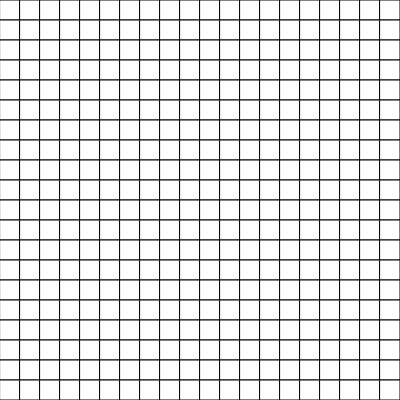
Frame 1 (no input)
Frame 60 (no input): identical to frame 1, image omitted
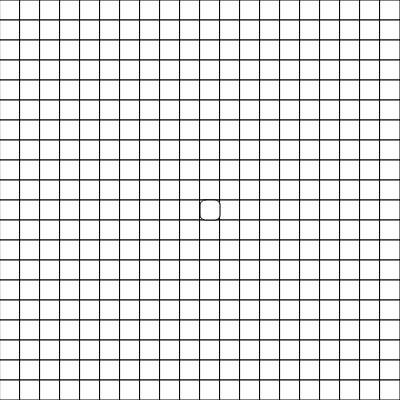
Frame 120 (the mouse pressed at the canvas centre since frame 60)

The p5.js sketch that drew these frames (run headless with seeded random() and noise() and a simulated clock; from frame 60 on, the mouse is pressed at the canvas centre):

// p5.js sketch
// ── sketch.js
const WIDTH = 400;
const GRID = 20;
const CELL_SIZE = WIDTH / GRID;

let map;
let astar;
let searching = false;
let pathFound = false;

function setup() {
  createCanvas(WIDTH, WIDTH);
  frameRate(20);
  map = new Map({ gridSize: GRID, cellSize: CELL_SIZE });
  astar = new Astar();
}

function draw() {
  background(color(76, 175, 80));
  map.draw();
  if (!searching) {
    if (!map.startPoint) describe('Place the start point', LABEL);
    else if (!map.targetPoint) describe('Place the end point', LABEL);
    else describe('Draw obstacles. (Press ENTER to start...)', LABEL);
    return;
  }
  if (pathFound) {
    describe('Path Found! [R]efresh Canvas', LABEL);
  } else if (astar.exploreList.length <= 0) {
    describe('No available path! [R]efresh Canvas', LABEL);
  } else pathFound = astar.search();
  astar.drawSearch();
  astar.drawPath();
}

function keyPressed() {
  if (key === 'Enter') {
    if (map.startPoint && map.targetPoint) {
      map.updateCells();
      astar.init(map.startPoint, map.targetPoint);
      searching = true;
    }
  } else if (key === 'r') {
    map = new Map({ gridSize: GRID, cellSize: CELL_SIZE });
    astar = new Astar();
    searching = false;
    pathFound = false;
  }
}

function mousePressed() {
  if (searching) return;
  if (!map.startPoint) {
    const [row, col] = getRowColFromMouse();
    map.startPoint = map.grid[row][col];
    return;
  }
  if (!map.targetPoint) {
    const [row, col] = getRowColFromMouse();
    map.targetPoint = map.grid[row][col];
    return;
  }
  handleMouseEdit();
}

function mouseDragged() {
  if (searching) return;
  if (!map.startPoint || !map.targetPoint) return;
  handleMouseEdit();
}

function handleMouseEdit() {
  const [row, col] = getRowColFromMouse();
  if (mouseButton === LEFT) map.grid[row][col].makeBlock();
  else map.grid[row][col].unBlock();
}

function getRowColFromMouse() {
  const row = floor(mouseY / CELL_SIZE);
  const col = floor(mouseX / CELL_SIZE);
  if (row < GRID && row >= 0 && col < GRID && col >= 0) return [row, col];
}

// ── astar.js
class Astar {
  constructor() {
    this.exploreList = [];
    this.checkedList = [];
    this.path = [];
    this.start = null;
    this.target = null;
    this.current = null;
  }

  init(start, target) {
    this.start = start;
    this.target = target;
    this.start.gScore = 0;
    this.start.hScore = this.getDistance(this.start, this.target);
    astar.exploreList.push(this.start);
  }

  getNextCell() {
    // Get the cell with lowest fscore from open set
    let nextCell = this.exploreList[0];
    for (let i = 0; i < this.exploreList.length; i++) {
      if (this.exploreList[i].fScore < nextCell.fScore) {
        nextCell = this.exploreList[i];
      }
    }
    return nextCell;
  }

  search() {
    if (this.exploreList.length <= 0) return false;
    this.current = this.getNextCell();
    if (this.current === this.target) {
      return true;
    }
    this.exploreList.splice(this.exploreList.indexOf(this.current), 1);
    this.checkedList.push(this.current);
    for (let neighbor of this.current.neighbors) {
      if (this.checkedList.includes(neighbor)) continue;
      const tempG = this.current.gScore + 1;
      if (this.exploreList.includes(neighbor)) {
        if (tempG > neighbor.gScore) {
          continue;
        }
      } else this.exploreList.push(neighbor);
      neighbor.gScore = tempG;
      neighbor.hScore = astar.getDistance(neighbor, this.target);
      neighbor.cameFrom = this.current;
    }
    return false;
  }

  getDistance(fromCell, toCell) {
    return abs(toCell.row - fromCell.row) + abs(toCell.col - fromCell.col);
  }

  drawPath() {
    let cell = this.current;
    while (cell.cameFrom !== null) {
      if (cell !== this.target) cell.draw(color(0, 176, 255));
      cell = cell.cameFrom;
    }
  }

  drawSearch() {
    this.checkedList.forEach((cell) => {
      if (cell !== this.start) cell.draw(color(155, 89, 182));
    });
  }
}

// ── cell.js
class Cell {
  constructor({ row, col, size }) {
    this.row = row;
    this.col = col;
    this.size = size;
    this.x = this.col * this.size;
    this.y = this.row * this.size;
    this.block = false;
    this.color = color(255);
  }

  makeStart() {
    this.color = color(255, 40, 40);
  }

  makeEnd() {
    this.color = color(50, 250, 40);
  }

  makeBlock() {
    this.color = color(0);
  }

  unBlock() {
    this.color = color(255);
  }

  draw() {
    fill(this.color);
    rect(this.x, this.y, this.size, this.size);
  }
}

// ── map.js
class Map {
  constructor({ gridSize, cellSize }) {
    this.size = gridSize;
    this.cellSize = cellSize;
    this.grid = new Array(this.size);
    this.makeGrid();
    this.startPoint = null;
    this.targetPoint = null;
  }

  makeGrid() {
    for (let i = 0; i < this.size; i++) {
      this.grid[i] = new Array(this.size);
      for (let j = 0; j < this.size; j++) {
        this.grid[i][j] = new Cell({ row: i, col: j, size: this.cellSize });
      }
    }
  }

  draw() {
    this.grid.forEach((row) => row.forEach((cell) => cell.draw()));
    if (this.startPoint) {
      fill(color(255));
      rect(
        this.startPoint.x,
        this.startPoint.y,
        this.cellSize,
        this.cellSize,
        5
      );
    }
    if (this.targetPoint) {
      fill(color(255, 235, 59));
      rect(
        this.targetPoint.x,
        this.targetPoint.y,
        this.cellSize,
        this.cellSize,
        5
      );
    }
  }

  updateCells() {
    this.grid.forEach((row) =>
      row.forEach((cell) => cell.updateNeighbors(this.grid))
    );
  }
}
